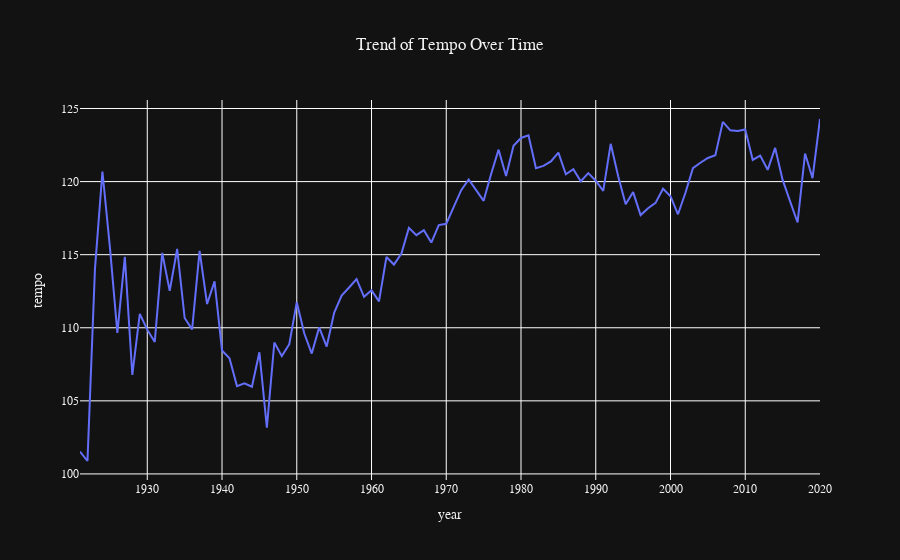

Notebook cell for this chart:
### Code cell
# Trend of musical features over years
fig = px.line(data_by_year, x = "year", y = "tempo", 
              title = "Trend of Tempo Over Time")
fig.update_layout(
    plot_bgcolor = "#121212",    
    paper_bgcolor = "#121212",   
    font = dict(family = "Gill Sans, Arial, sans-serif", 
                color = "#f2f2f2"), 
    title = dict(x = 0.5)
)

### Figure 1 — Plotly figure (JSON) as saved in the notebook; plotly's stock layout.template omitted (floating-point values rounded to 4 significant figures)
{"data": [{"hovertemplate": "year=%{x}<br>tempo=%{y}<extra></extra>", "legendgroup": "", "line": {"color": "#636efa", "dash": "solid"}, "marker": {"symbol": "circle"}, "mode": "lines", "name": "", "orientation": "v", "showlegend": false, "type": "scatter", "x": [1921, 1922, 1923, 1924, 1925, 1926, 1927, 1928, 1929, 1930, 1931, 1932, 1933, 1934, 1935, 1936, 1937, 1938, 1939, 1940, 1941, 1942, 1943, 1944, 1945, 1946, 1947, 1948, 1949, 1950, 1951, 1952, 1953, 1954, 1955, 1956, 1957, 1958, 1959, 1960, 1961, 1962, 1963, 1964, 1965, 1966, 1967, 1968, 1969, 1970, 1971, 1972, 1973, 1974, 1975, 1976, 1977, 1978, 1979, 1980, 1981, 1982, 1983, 1984, 1985, 1986, 1987, 1988, 1989, 1990, 1991, 1992, 1993, 1994, 1995, 1996, 1997, 1998, 1999, 2000, 2001, 2002, 2003, 2004, 2005, 2006, 2007, 2008, 2009, 2010, 2011, 2012, 2013, 2014, 2015, 2016, 2017, 2018, 2019, 2020], "xaxis": "x", "y": [101.5, 100.9, 114.0, 120.7, 115.5, 109.6, 114.8, 106.8, 110.9, 109.9, 109.0, 115.1, 112.5, 115.4, 110.7, 109.9, 115.3, 111.6, 113.2, 108.4, 107.9, 106.0, 106.2, 106.0, 108.3, 103.2, 109.0, 108.1, 108.9, 111.7, 109.6, 108.2, 110.0, 108.7, 111.0, 112.2, 112.8, 113.3, 112.1, 112.6, 111.8, 114.8, 114.3, 115.1, 116.8, 116.3, 116.7, 115.8, 117.0, 117.1, 118.3, 119.4, 120.1, 119.4, 118.7, 120.5, 122.2, 120.4, 122.5, 123.0, 123.2, 120.9, 121.1, 121.4, 122.0, 120.5, 120.8, 120.0, 120.6, 120.1, 119.4, 122.6, 120.4, 118.4, 119.3, 117.7, 118.2, 118.5, 119.5, 119.0, 117.8, 119.2, 120.9, 121.3, 121.6, 121.8, 124.1, 123.5, 123.5, 123.6, 121.5, 121.8, 120.8, 122.3, 120.1, 118.7, 117.2, 121.9, 120.2, 124.3], "yaxis": "y"}], "layout": {"autosize": true, "font": {"color": "#f2f2f2", "family": "Gill Sans, Arial, sans-serif"}, "legend": {"tracegroupgap": 0}, "paper_bgcolor": "#121212", "plot_bgcolor": "#121212", "title": {"text": "Trend of Tempo Over Time", "x": 0.5}, "xaxis": {"anchor": "y", "autorange": true, "domain": [0, 1], "range": [1921, 2020], "title": {"text": "year"}, "type": "linear"}, "yaxis": {"anchor": "x", "autorange": true, "domain": [0, 1], "range": [99.58, 125.6], "title": {"text": "tempo"}, "type": "linear"}}}
